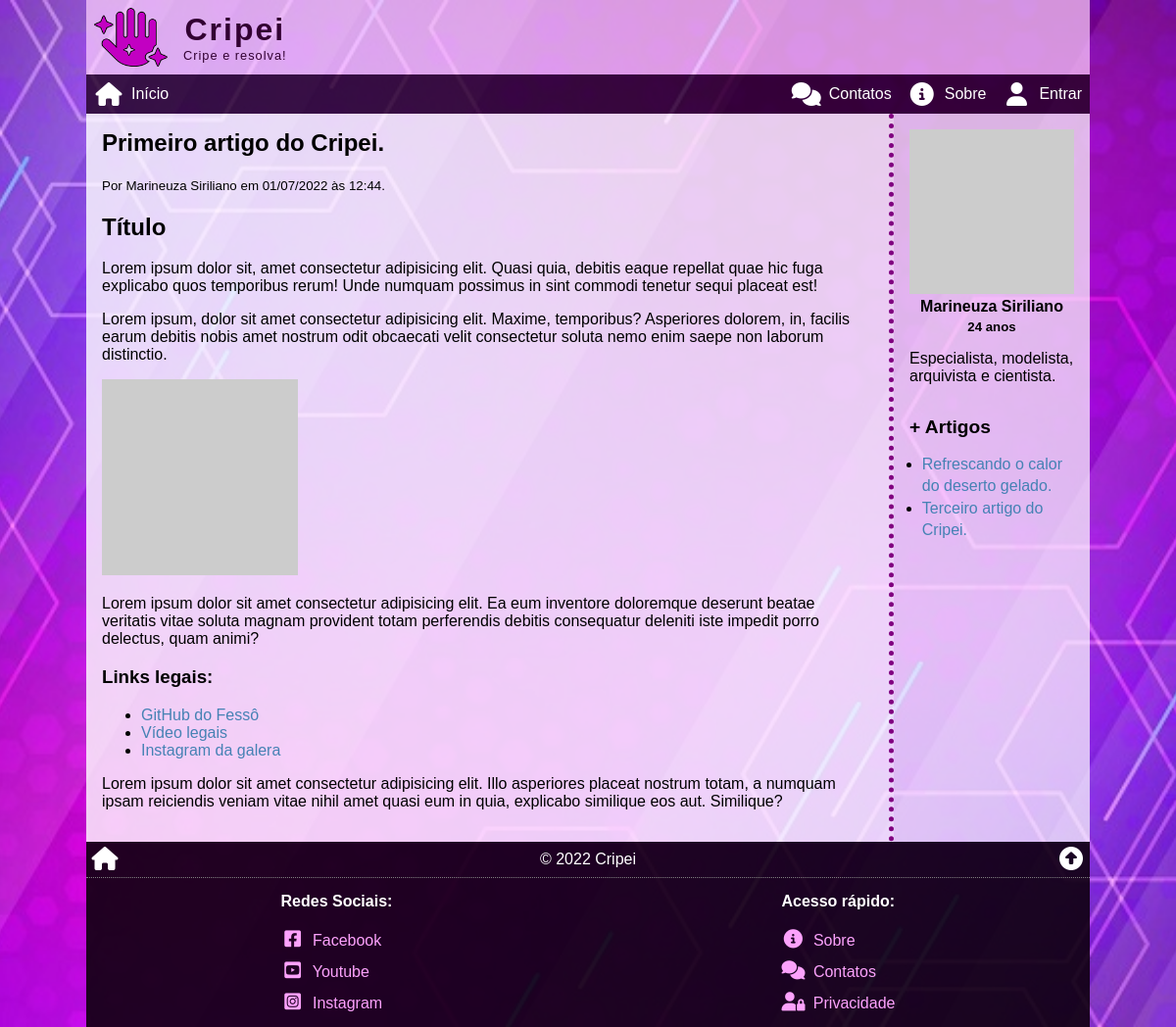
Screenshot of /view/?1 with the database file from the repository.
### tables this page shows
CREATE TABLE articles (
    art_id INT PRIMARY KEY NOT NULL AUTO_INCREMENT,
    art_date TIMESTAMP DEFAULT CURRENT_TIMESTAMP,
    art_title VARCHAR(255) NOT NULL,
    art_thumb VARCHAR(255) NOT NULL,
    art_intro VARCHAR(255) NOT NULL,
    art_author INT,
    art_content LONGTEXT NOT NULL,
    art_status ENUM('on', 'off', 'deleted') DEFAULT 'on',
    art_counter INT DEFAULT 0,
    FOREIGN KEY (art_author) REFERENCES users (user_id)
);

CREATE TABLE users (
    user_id INT PRIMARY KEY NOT NULL AUTO_INCREMENT,
    user_date TIMESTAMP DEFAULT CURRENT_TIMESTAMP,
    user_name VARCHAR(255) NOT NULL,
    user_email VARCHAR(255) NOT NULL,
    user_password VARCHAR(255) NOT NULL,
    user_avatar VARCHAR(255) NOT NULL,
    user_birth DATE NOT NULL,
    user_bio TEXT,
    user_type ENUM('admin', 'author', 'moderator', 'user') DEFAULT 'user',
    user_status ENUM('on', 'off', 'deleted') DEFAULT 'on'
);

### view/index.php (the view, shortened to what this page needs)
<?php
require($_SERVER['DOCUMENT_ROOT'] . '/_config.php');
$id = intval($_SERVER['QUERY_STRING']);
$sql = <<<SQL
SELECT *, DATE_FORMAT(art_date, '%d/%m/%Y às %H:%i') AS datebr FROM articles
INNER JOIN users ON art_author = user_id
WHERE art_id = '{$id}'
	AND art_status = 'on'
    AND art_date <= NOW();
SQL;
$res = $conn->query($sql);
$art = $res->fetch_assoc();
$parts = explode(' ', $art['user_name']);
$autor_name = $parts[0] . " " . $parts[count($parts) - 1];
$author_date = "Por {$autor_name} em {$art['datebr']}.";
$page_article = <<<HTML
<h2>{$art['art_title']}</h2>
<small>{$author_date}</small>
<div>{$art['art_content']}</div>
<a id="comments"></a>
HTML;
$birth_parts = explode('-', $art['user_birth']);
$now_parts = explode('-', date('Y-m-d'));
$age = $now_parts[0] - $birth_parts[0];
$sql = <<<SQL
SELECT art_id, art_title FROM articles
WHERE art_author = '{$art['art_author']}'
	AND art_status = 'on'
    AND art_date <= NOW()
    AND art_id != '{$id}'
ORDER BY RAND()
LIMIT 5;
SQL;
$res = $conn->query($sql);
$author_arts = '';
if ($res->num_rows > 0) :
    $author_arts = '<h5 class="more-articles">+ Artigos</h5><ul>';
    while ($author_art = $res->fetch_assoc()) :
        $author_arts .= <<<HTML
    <li><a href="/view/?{$author_art['art_id']}">{$author_art['art_title']}</a></li>
HTML;
    endwhile;
    $author_arts .= '</ul>';
endif;
$page_aside = <<<HTML
<div class="author">
    <img src="{$art['user_avatar']}" alt="{$art['user_name']}">
    <h4>{$art['user_name']}</h4>
    <h5 class="age">{$age} anos</h5>
    <p>{$art['user_bio']}</p>
    {$author_arts}
</div>
HTML;
require($_SERVER['DOCUMENT_ROOT'] . '/_header.php');
echo <<<HTML
<article>{$page_article}</article>
<aside>{$page_aside}</aside>
HTML;
require($_SERVER['DOCUMENT_ROOT'] . '/_footer.php');

### view/style.css (style rules this page uses)
aside .author img { display: block; margin: auto; width: 100%; max-width: 300px; height: auto; }
aside .author h4 { margin: .25rem 0 0 0; text-align: center; }
.age { margin: .25rem 0 0 0; text-align: center; }
.more-articles { font-size: 1.2rem; margin-bottom: 1rem; }
aside .author ul { margin: 0; padding: 0 0 0 .8rem; }
aside .author ul li { line-height: 1.4; }

### style.css (style rules this page uses)
* { box-sizing: border-box; outline: none; transition: .2s; }
html, body { position: relative; width: 100%; height: 100%; padding: 0; margin: 0; font-family: Tahoma, Verdana, Geneva, sans-serif; font-size: 16px; }
header, nav, main, article, aside, footer { display: block; }
body { background-image: url('/img/background01.jpg'); background-attachment: fixed; background-color: blueviolet; background-position: center; background-repeat: no-repeat; background-size: cover; }
a { color: steelblue; text-decoration: none; }
.wrap>main>article { border-bottom: 5px dotted purple; padding: 1rem; background: rgba(255, 255, 255, 0.8); flex-grow: 1; }
.wrap>main>article>h2:first-child, .wrap>main>aside>h3:first-child { margin-top: 0; }
.wrap>main>article>*:last-child, .wrap>main>aside>*:last-child { margin-bottom: 0; }
.wrap>main>aside { padding: 1rem; background: rgba(255, 255, 255, 0.7); }
@media (min-width: 768px) { .wrap>main>article { border-bottom: 0; border-right: 5px dotted purple; padding: 1rem; } }
@media (min-width: 768px) { .wrap>main>aside { min-width: 200px; max-width: 200px; } }

### rows the page displays
articles: art_title "Primeiro artigo do Cripei.", art_content "Título Lorem ipsum dolor sit, amet consectetur adipisicing elit. Quasi quia, debitis eaque repellat quae hic fuga explicabo quos temporibus rerum! Unde numquam possimus in sint commodi tenetur sequi placeat est! Lorem ipsum, dolor sit amet consectetur adipisicing elit. Maxime, temporibus? Asperiores dolorem, in, facilis earum debitis nobis amet nostrum odit obcaecati velit consectetur soluta nemo enim saepe non laborum distinctio. Lorem ipsum dolor sit amet consectetur adipisicing elit. Ea eum inventore doloremque deserunt beatae veritatis vitae soluta magnam provident totam perferendis debitis consequatur deleniti iste impedit porro delectus, quam animi? Links legais: GitHub do Fessô Vídeo…", art_author.user_name "Marineuza Siriliano", art_author.user_birth "24", art_author.user_bio "Especialista, modelista, arquivista e cientista."
articles: art_title "Refrescando o calor do deserto gelado."
articles: art_title "Terceiro artigo do Cripei."

### other values shown
$site_name "Cripei"
$site_slogan "Cripe e resolva!"
$author_date "Por Marineuza Siriliano em 01/07/2022 às 12:44."
